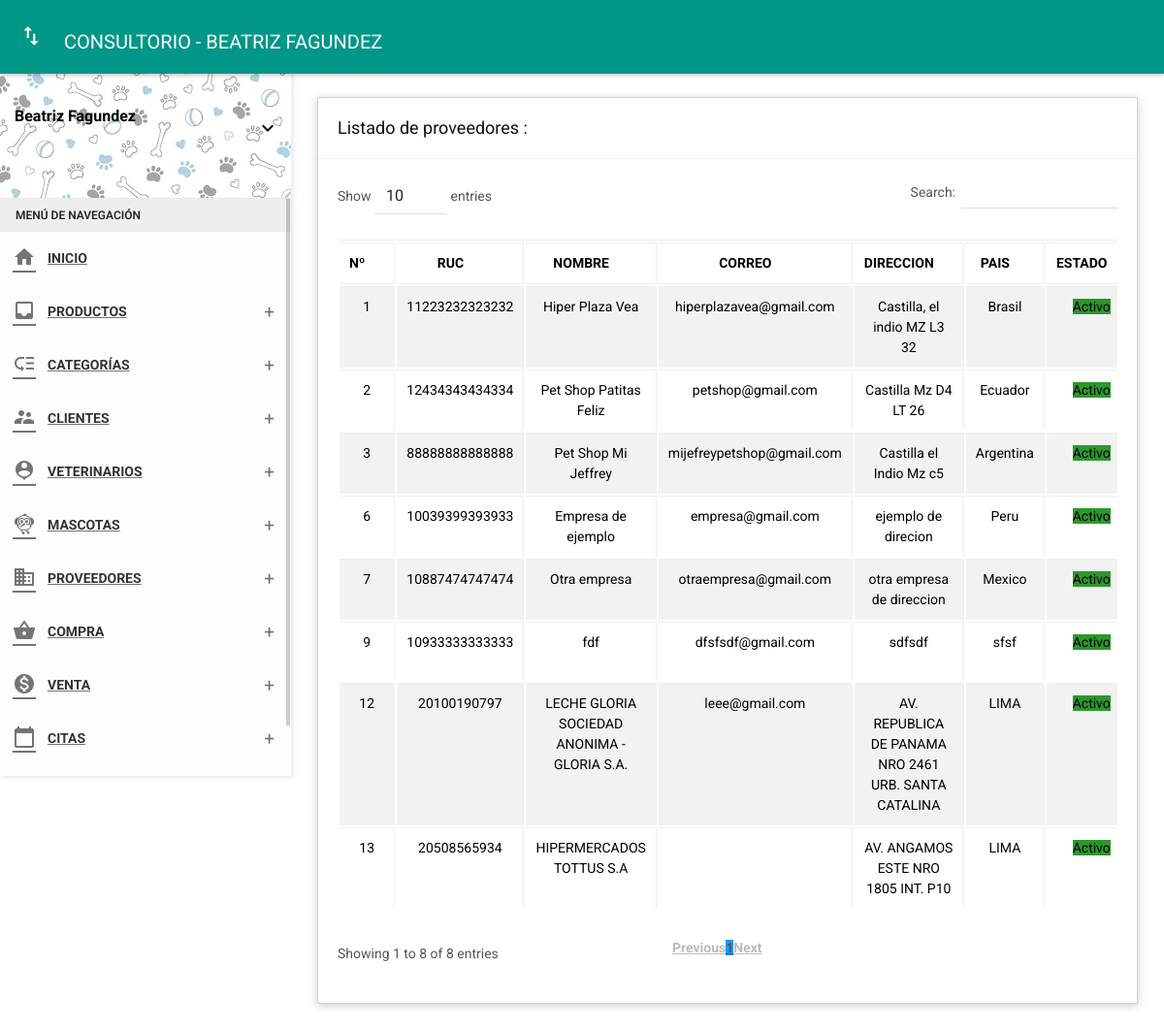
The app's page /folder/proveedores.php (signed in) with its own data.
### tables this page shows
CREATE TABLE `supplier` (
  `id_prove` int(11) NOT NULL,
  `nomprove` varchar(255) NOT NULL,
  `ruc` char(14) NOT NULL,
  `direcc` varchar(200) NOT NULL,
  `pais` varchar(50) NOT NULL,
  `tele` char(12) NOT NULL,
  `corre` varchar(35) NOT NULL,
  `estado` char(1) NOT NULL,
  `fere` timestamp NOT NULL DEFAULT current_timestamp() ON UPDATE current_timestamp()
);

### Controller/suppliercontrolador.php (called while the page is built, shortened)
<?php
require_once '../Model/modelosupplier.php';
class suppliercontrolador{
    function mostrar(){
        $supplier=new Modelo();
        $dato=$supplier->mostrar("supplier", "1");
        require_once '../View/proveedores/mostrar.php';
    }
    }

### Model/modelosupplier.php (called while the page is built, shortened)
<?php
class Modelo{
  private $supplier;
  private $db;
  public function __construct(){
      $this->supplier=array();
      $this->db=new PDO('mysql:host=localhost;dbname=vetdog',"root","");
  }
  public function mostrar($tabla,$condicion){
      $consulta="SELECT * FROM supplier";
      $resultado=$this->db->query($consulta);
      while ($tabla=$resultado->fetchAll(PDO::FETCH_ASSOC)) {
          $this->supplier[]=$tabla;
      }
      return $this->supplier;
    }
}
 ?>

### View/proveedores/mostrar.php (the view, shortened to what this page needs)
<?php include('./../Includes/Head.php'); ?>
<nav class="navbar">
    <div class="container-fluid">
      <div class="navbar-header">
        <a href="javascript:void(0);" class="navbar-toggle collapsed" data-toggle="collapse" data-target="#navbar-collapse" aria-expanded="false"></a>
        <a class="navbar-brand" href="../panel-admin/administrador">CONSULTORIO - BEATRIZ FAGUNDEZ</a>
      </div>
    </div>
  </nav>
  <section>
         <aside id="leftsidebar" class="sidebar">
      <div class="user-info">
        <div class="info-container">
          <div class="name" data-toggle="dropdown" aria-haspopup="true" aria-expanded="false"><?php echo ucfirst($_SESSION['name']); ?></div>
          <div class="btn-group user-helper-dropdown">
            <i class="material-icons" data-toggle="dropdown" aria-haspopup="true" aria-expanded="true">keyboard_arrow_down</i>
          </div>
        </div>
      </div>
            <div class="menu">
                <ul class="list">
                    <li class="header">MENÚ DE NAVEGACIÓN</li>
                    <li>
                        <a href="../vista/panel-admin/administrador">
                            <i class="material-icons">home</i>
                            <span>INICIO</span>
                        </a>
                    </li>
                    <li>
                        <a href="javascript:void(0);" class="menu-toggle">
                            <i class="material-icons">inbox</i>
                            <span>PRODUCTOS</span>
                        </a>
                    </li>
                    <li>
                        <a href="javascript:void(0);" class="menu-toggle">
                            <i class="material-icons">low_priority</i>
                            <span>CATEGORÍAS</span>
                        </a>
                    </li>
                    <li>
                        <a href="javascript:void(0);" class="menu-toggle">
                            <i class="material-icons">supervisor_account</i>
                            <span>CLIENTES</span>
                        </a>
                    </li>
                    <li>
                        <a href="javascript:void(0);" class="menu-toggle">
                            <i class="material-icons">person_pin</i>
                            <span>VETERINARIOS</span>
                        </a>
                    </li>
                    <li>
                        <a href="javascript:void(0);" class="menu-toggle">
                            <i class="material-icons">flutter_dash</i>
                            <span>MASCOTAS</span>
                        </a>
</li>
                    <li>
                        <a href="javascript:void(0);" class="menu-toggle">
                            <i class="material-icons">business</i>
                            <span>PROVEEDORES</span>
                        </a>
                    </li>
                    <li>
                        <a href="javascript:void(0);" class="menu-toggle">
                            <i class="material-icons">shopping_basket</i>
                            <span>COMPRA</span>
                        </a>
                </li>
                <li>
                        <a href="javascript:void(0);" class="menu-toggle">
                            <i class="material-icons">monetization_on</i>
                            <span>VENTA</span>
                        </a>
                </li>
                    <li>
                        <a href="javascript:void(0);" class="menu-toggle">
                            <i class="material-icons">calendar_today</i>
                            <span>CITAS</span>
                        </a>
    </li>
        <li>
            <a href="javascript:void(0);" class="menu-toggle">
            </a>
        </li>
    </section>
<body class="theme-red">
    <section class="content">
        <div class="container-fluid">
            <div class="row clearfix">
                <div class="col-lg-12 col-md-12 col-sm-12 col-xs-12">
                    <div class="card">
                        <div class="header">
                    <h2>Listado de proveedores :</h2>
                </div>
                <div class="body">
                    <div class="table-responsive">
                        <table class="table table-bordered table-striped table-hover dataTable js-exportable">
                            <thead>
                                    <tr>
                                        <th class="text-center">Nº</th>
                                        <th class="text-center">RUC</th>
                                        <th class="text-center">NOMBRE</th>
                                        <th class="text-center">CORREO</th>
                                        <th class="text-center">DIRECCION</th>
                                        <th class="text-center">PAIS</th>
                                        <th class="text-center">ESTADO</th>
                                    </tr>
                            </thead>
                        <tbody>
                <?php
                foreach ($dato as $key => $value){
                foreach ($value as $va) { ?>
            <tr>
                <td class="text-center"><?php echo $va['id_prove'];?></td>
                <td class="text-center"><?php echo $va['ruc'];?></td>
                <td class="text-center"><?php echo $va['nomprove'];?></td>
                <td class="text-center"><?php echo $va['corre'];?></td>
                <td class="text-center"><?php echo $va['direcc'];?></td>
                <td class="text-center"><?php echo $va['pais'];?></td>
                <td class="text-center"><?php
                    if($va['estado']==1)  { ?>
                    <form  method="get" action="javascript:activo('<?php echo $va['id_prove']; ?>')">
                        <span class="label label-success">Activo</span>
                    </form>
                    <?php  }   else {?>
                        <form  method="get" action="javascript:inactivo('<?php echo $va['id_prove']; ?>')">
                            <button type="submit" class="btn btn-danger btn-xs">Inactivo</button>
                        </form>
                            <?php  } ?>
                        </td>
                        </tr>
                            <?php
                                }
                            }
                                ?>
                                    </tbody>
                                </table>
                            </div>
                        </div>
                    </div>
                </div>
            </div>
        </div>
    </section>
</body>
</html>

### assets/css/themes/all-themes.css (style rules this page uses)
.theme-red .navbar-brand { color: #fff; }

### records on screen
supplier: id_prove "1", ruc "11223232323232", nomprove "Hiper Plaza Vea", corre "hiperplazavea@gmail.com", direcc "Castilla, el indio MZ L3 32", pais "Brasil"
supplier: id_prove "2", ruc "12434343434334", nomprove "Pet Shop Patitas Feliz", corre "petshop@gmail.com", direcc "Castilla Mz D4 LT 26", pais "Ecuador"
supplier: id_prove "3", ruc "88888888888888", nomprove "Pet Shop Mi Jeffrey", corre "mijefreypetshop@gmail.com", direcc "Castilla el Indio Mz c5", pais "Argentina"
supplier: id_prove "6", ruc "10039399393933", nomprove "Empresa de ejemplo", corre "empresa@gmail.com", direcc "ejemplo de direcion", pais "Peru"
supplier: id_prove "7", ruc "10887474747474", nomprove "Otra empresa", corre "otraempresa@gmail.com", direcc "otra empresa de direccion", pais "Mexico"
supplier: id_prove "9", ruc "10933333333333", nomprove "fdf", corre "dfsfsdf@gmail.com", direcc "sdfsdf", pais "sfsf"
supplier: id_prove "12", ruc "20100190797", nomprove "LECHE GLORIA SOCIEDAD ANONIMA - GLORIA S.A.", corre "leee@gmail.com", direcc "AV. REPUBLICA DE PANAMA NRO 2461 URB. SANTA CATALINA", pais "LIMA"
supplier: id_prove "13", ruc "20508565934", nomprove "HIPERMERCADOS TOTTUS S.A", direcc "AV. ANGAMOS ESTE NRO 1805 INT. P10", pais "LIMA"

### other values on screen
$_SESSION['name'] "Beatriz Fagundez"
